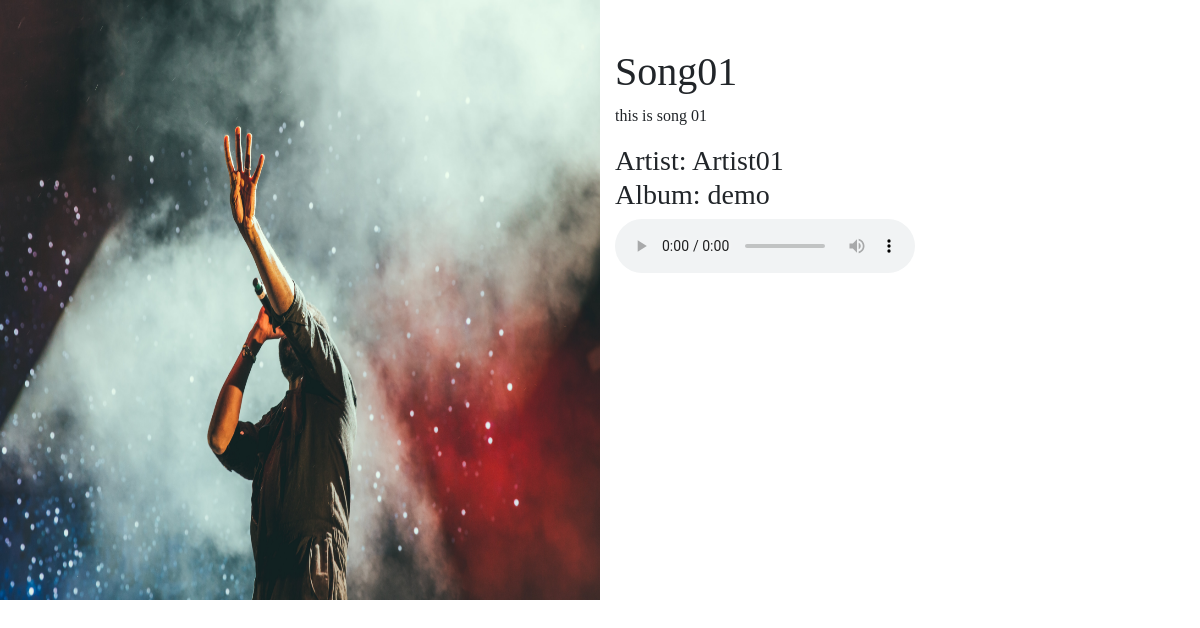
Page /product/1 on the committed database.
### app.py (models this page shows, shortened)
class Product(db.Model):
  id = db.Column(db.Integer, primary_key=True)
  name = db.Column(db.String(100), unique=True)
  description = db.Column(db.String(200))
  artist = db.Column(db.String)
  album = db.Column(db.String)
  filename = db.Column(db.String)
  audio = db.Column(db.String)

### app.py (the view)
@app.route('/product/<id>', methods=['GET'])
def get_product(id):
  product = Product.query.get(id)
  return render_template('song.html', title="Product(ID)" ,  product =product )

### templates/song.html
{% extends "base.html" %}
{% block content %}
<section>
  <div class="row">
    <div class="col-md-6 ">
      <img src="../static/imageuploads/{{product.filename}}" width="600" height="600" alt="...">
    </div>
    <div class="col-md-6 my-5 ">
      <h1> {{ product.name }}</h1>
      <p>{{ product.description }}</p>
      <h3>Artist: {{  product.artist }}
        <br>Album: {{  product.album }}</h3>
      <audio controls>
        <source src="../static/musicuploads/{{ product.audio }}" type="audio/mpeg">
      </audio>
    </div>
  </div>
</section>
{% endblock %}

### static/css/index.css (style rules this page uses)
* { margin: 0; padding: 0; font-family: Century Gothic; }

### rows in the picture
Product: filename (picture), name "Song01", description "this is song 01", artist "Artist01", album "demo"
